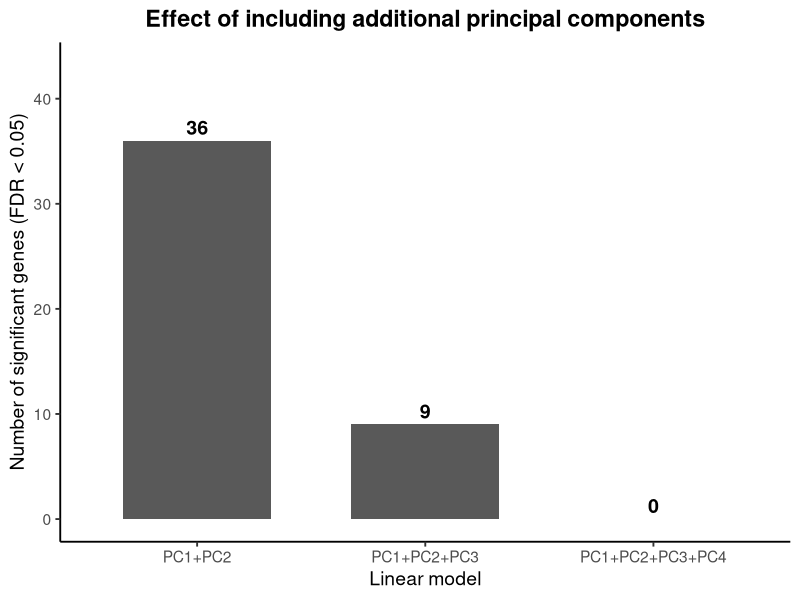

R code for this plot:
#!/usr/bin/env Rscript

###############################################################
# Script: supplementary_pc_sensitivity_plot.R
# Author: Natalia Poblete
# Description:
# This script generates a supplementary barplot illustrating
# the effect of including additional principal components (PCs)
# in the linear model used for differential expression analysis.
#
# The figure shows how the number of significant genes (FDR < 0.05)
# decreases as more PCs are included, highlighting over-adjustment
# and loss of biological signal.
#
# Input:
#   Hardcoded summary of results from sensitivity analysis:
#   - PC1 + PC2       -> 36 genes
#   - PC1 + PC2 + PC3 -> 9 genes
#   - PC1 + PC2 + PC3 + PC4 -> 0 genes
#
# Output:
#   results/figures/supplementary_pc_sensitivity.png
###############################################################

suppressPackageStartupMessages({
  library(ggplot2)
})

# -------------------------
# DATA
# -------------------------
df <- data.frame(
  model = c("PC1+PC2", "PC1+PC2+PC3", "PC1+PC2+PC3+PC4"),
  genes = c(36, 9, 0),
  stringsAsFactors = FALSE
)

# -------------------------
# PLOT
# -------------------------
p <- ggplot(df, aes(x = model, y = genes)) +
  geom_bar(stat = "identity", width = 0.65) +
  geom_text(aes(label = genes), vjust = -0.4, size = 5, fontface = "bold") +
  expand_limits(y = max(df$genes) * 1.2) +   # 🔥 ESTE ES EL FIX
  theme_classic(base_size = 14) +
  labs(
    title = "Effect of including additional principal components",
    x = "Linear model",
    y = "Number of significant genes (FDR < 0.05)"
  ) +
  theme(
    plot.title = element_text(face = "bold", hjust = 0.5)
  )

# -------------------------
# SAVE FIGURE (HPC-safe)
# -------------------------
output_path <- "results/figures/supplementary_pc_sensitivity.png"

png(
  filename = output_path,
  width = 1800,
  height = 1200,
  res = 300,
  type = "cairo",
  bg = "white"
)
print(p)
dev.off()

cat("Figure saved to:", output_path, "\n")
